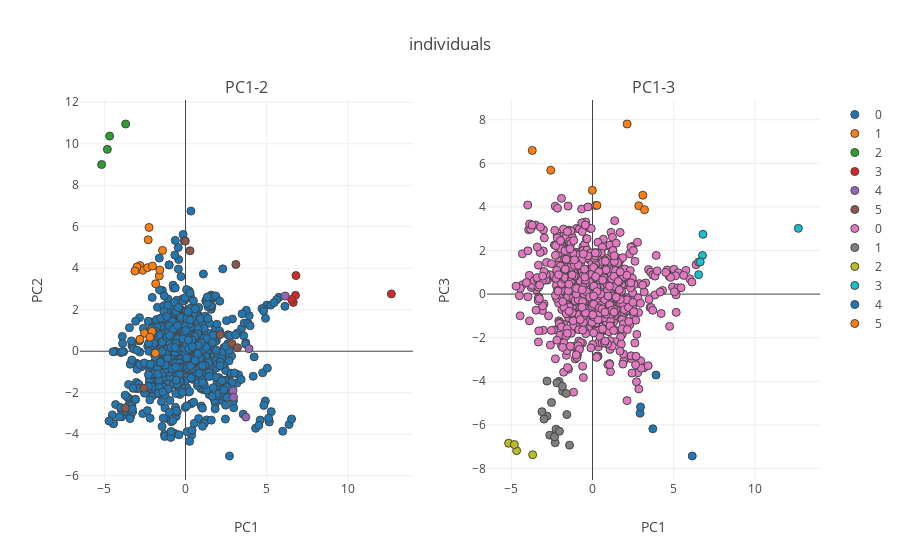

The notebook cell this image was saved under:
### Code cell
n_comp= 3

subsel= list(np.random.choice(list(range(window_muts.shape[0])),890,replace= False))

data= scale(window_muts[subsel])
pca = PCA(n_components=n_comp, whiten=False,svd_solver='randomized')
features = pca.fit_transform(data)

var_comps= pca.explained_variance_ratio_

####

from sklearn.cluster import MeanShift, estimate_bandwidth
bandwidth = estimate_bandwidth(features, quantile=0.3, n_samples=features.shape[0])

ms = MeanShift(bandwidth=bandwidth, bin_seeding=False)
ms.fit(features)
labels = ms.labels_
'''

###

from sklearn.cluster import KMeans
kmeans = KMeans(n_clusters=2, random_state=0).fit(features)
labels= kmeans.labels_
'''
###
zlib= {
    z: [x for x in range(len(labels)) if labels[x] == z] for z in list(set(labels))
}

zlib= {z:g for z,g in zlib.items() if len(g) > 1}

titles= ['PC1-2','PC1-3']
fig_subplots = tools.make_subplots(rows= 1, cols=2,
                             subplot_titles=tuple(titles))

for col in range(1,3):
    fig_data= [go.Scatter(
            x= features[zlib[i],0],
            y= features[zlib[i],col],
            mode= "markers",
            marker= {
            'line': {'width': 1},
            'size': 8,
            'symbol': 'circle',
          "opacity": 1
          },
          name= str(i)
        ) for i in list(zlib.keys())]
    
    for trace1 in fig_data:
        fig_subplots.append_trace(trace1, 1, col)
    
    fig_subplots.update_xaxes(title= 'PC1')

    fig_subplots.update_yaxes(title= 'PC' + str(col + 1),row=1, col=col)


layout = go.Layout(
    title= 'mutation profile PCA'
)


fig = go.Figure(data=fig_subplots, layout=layout)
fig['layout'].update(title= 'individuals')
iplot(fig)

### Figure 1 — Plotly figure (JSON) as saved in the notebook; plotly's stock layout.template omitted (floating-point values rounded to 4 significant figures; data arrays with more than 128 entries replaced by an {"elided": "..."} marker saying what was removed)
{"data": [{"marker": {"line": {"width": 1}, "opacity": 1, "size": 8, "symbol": "circle"}, "mode": "markers", "name": "0", "type": "scatter", "uid": "ae806fec-0ea1-4127-9cc2-62de460f0b3d", "x": {"elided": "851 float values"}, "xaxis": "x", "y": {"elided": "851 float values"}, "yaxis": "y"}, {"marker": {"line": {"width": 1}, "opacity": 1, "size": 8, "symbol": "circle"}, "mode": "markers", "name": "1", "type": "scatter", "uid": "e4687245-02ff-4cc4-bc9d-fe3c9e59bb3a", "x": [-1.839, -2.526, -2.064, -1.617, -2.247, -2.804, -2.805, -1.417, -2.633, -2.299, -2.338, -2.193, -2.987, -2.037, -3.114, -1.582, -1.856], "xaxis": "x", "y": [3.251, 0.8633, 0.9538, 3.628, 5.966, 0.5724, 4.132, 4.86, 3.9, 5.369, 4.026, 0.6763, 4.06, 4.104, 3.864, 3.912, -0.09317], "yaxis": "y"}, {"marker": {"line": {"width": 1}, "opacity": 1, "size": 8, "symbol": "circle"}, "mode": "markers", "name": "2", "type": "scatter", "uid": "3d8fd0c0-d932-4dc5-ad4e-123ae37f064f", "x": [-3.688, -5.166, -4.675, -4.813], "xaxis": "x", "y": [10.95, 8.998, 10.37, 9.731], "yaxis": "y"}, {"marker": {"line": {"width": 1}, "opacity": 1, "size": 8, "symbol": "circle"}, "mode": "markers", "name": "3", "type": "scatter", "uid": "02242c3d-838e-4ce6-8607-90cf443ede3b", "x": [6.772, 6.632, 6.534, 6.801, 12.68], "xaxis": "x", "y": [2.692, 2.354, 2.498, 3.647, 2.762], "yaxis": "y"}, {"marker": {"line": {"width": 1}, "opacity": 1, "size": 8, "symbol": "circle"}, "mode": "markers", "name": "4", "type": "scatter", "uid": "b63f0b1e-575b-4383-8e74-dfea532e922a", "x": [3.714, 6.142, 2.928, 2.956, 3.91], "xaxis": "x", "y": [-3.176, 2.662, -1.904, -2.222, 0.1205], "yaxis": "y"}, {"marker": {"line": {"width": 1}, "opacity": 1, "size": 8, "symbol": "circle"}, "mode": "markers", "name": "5", "type": "scatter", "uid": "254a1b21-87b8-4303-9588-e91b852e1a53", "x": [0.2755, -2.573, 2.849, 3.201, 2.13, 3.098, -0.01437, -3.711], "xaxis": "x", "y": [4.841, -1.784, 0.3778, 0.1704, 0.8001, 4.182, 5.312, -2.734], "yaxis": "y"}, {"marker": {"line": {"width": 1}, "opacity": 1, "size": 8, "symbol": "circle"}, "mode": "markers", "name": "0", "type": "scatter", "uid": "74804ab6-1bad-42c3-9493-e80fc8fe125e", "x": {"elided": "851 float values"}, "xaxis": "x2", "y": {"elided": "851 float values"}, "yaxis": "y2"}, {"marker": {"line": {"width": 1}, "opacity": 1, "size": 8, "symbol": "circle"}, "mode": "markers", "name": "1", "type": "scatter", "uid": "d9cb9bc5-668b-468e-8735-1f01f2aea551", "x": [-1.839, -2.526, -2.064, -1.617, -2.247, -2.804, -2.805, -1.417, -2.633, -2.299, -2.338, -2.193, -2.987, -2.037, -3.114, -1.582, -1.856], "xaxis": "x2", "y": [-4.461, -4.972, -4.005, -4.558, -6.199, -3.989, -5.599, -6.929, -6.471, -6.817, -6.547, -4.069, -5.733, -6.292, -5.396, -5.527, -4.233], "yaxis": "y2"}, {"marker": {"line": {"width": 1}, "opacity": 1, "size": 8, "symbol": "circle"}, "mode": "markers", "name": "2", "type": "scatter", "uid": "59112f2e-3a25-4589-9a6f-766d193f6078", "x": [-3.688, -5.166, -4.675, -4.813], "xaxis": "x2", "y": [-7.372, -6.841, -7.182, -6.903], "yaxis": "y2"}, {"marker": {"line": {"width": 1}, "opacity": 1, "size": 8, "symbol": "circle"}, "mode": "markers", "name": "3", "type": "scatter", "uid": "1044c6b8-ae7f-47fe-ad93-d4dcfb57e385", "x": [6.772, 6.632, 6.534, 6.801, 12.68], "xaxis": "x2", "y": [1.775, 1.478, 0.8925, 2.743, 3.016], "yaxis": "y2"}, {"marker": {"line": {"width": 1}, "opacity": 1, "size": 8, "symbol": "circle"}, "mode": "markers", "name": "4", "type": "scatter", "uid": "7ebde455-0a7f-4fc1-9c1c-3c18f75696d3", "x": [3.714, 6.142, 2.928, 2.956, 3.91], "xaxis": "x2", "y": [-6.18, -7.428, -5.465, -5.177, -3.711], "yaxis": "y2"}, {"marker": {"line": {"width": 1}, "opacity": 1, "size": 8, "symbol": "circle"}, "mode": "markers", "name": "5", "type": "scatter", "uid": "4c8ece64-6e8a-43e5-80b6-ff211f2f03fc", "x": [0.2755, -2.573, 2.849, 3.201, 2.13, 3.098, -0.01437, -3.711], "xaxis": "x2", "y": [4.07, 5.683, 4.05, 3.87, 7.804, 4.538, 4.762, 6.591], "yaxis": "y2"}], "layout": {"annotations": [{"font": {"size": 16}, "showarrow": false, "text": "PC1-2", "x": 0.225, "xanchor": "center", "xref": "paper", "y": 1, "yanchor": "bottom", "yref": "paper"}, {"font": {"size": 16}, "showarrow": false, "text": "PC1-3", "x": 0.775, "xanchor": "center", "xref": "paper", "y": 1, "yanchor": "bottom", "yref": "paper"}], "title": {"text": "individuals"}, "xaxis": {"anchor": "y", "domain": [0, 0.45], "title": {"text": "PC1"}}, "xaxis2": {"anchor": "y2", "domain": [0.55, 1], "title": {"text": "PC1"}}, "yaxis": {"anchor": "x", "domain": [0, 1], "title": {"text": "PC2"}}, "yaxis2": {"anchor": "x2", "domain": [0, 1], "title": {"text": "PC3"}}}}
